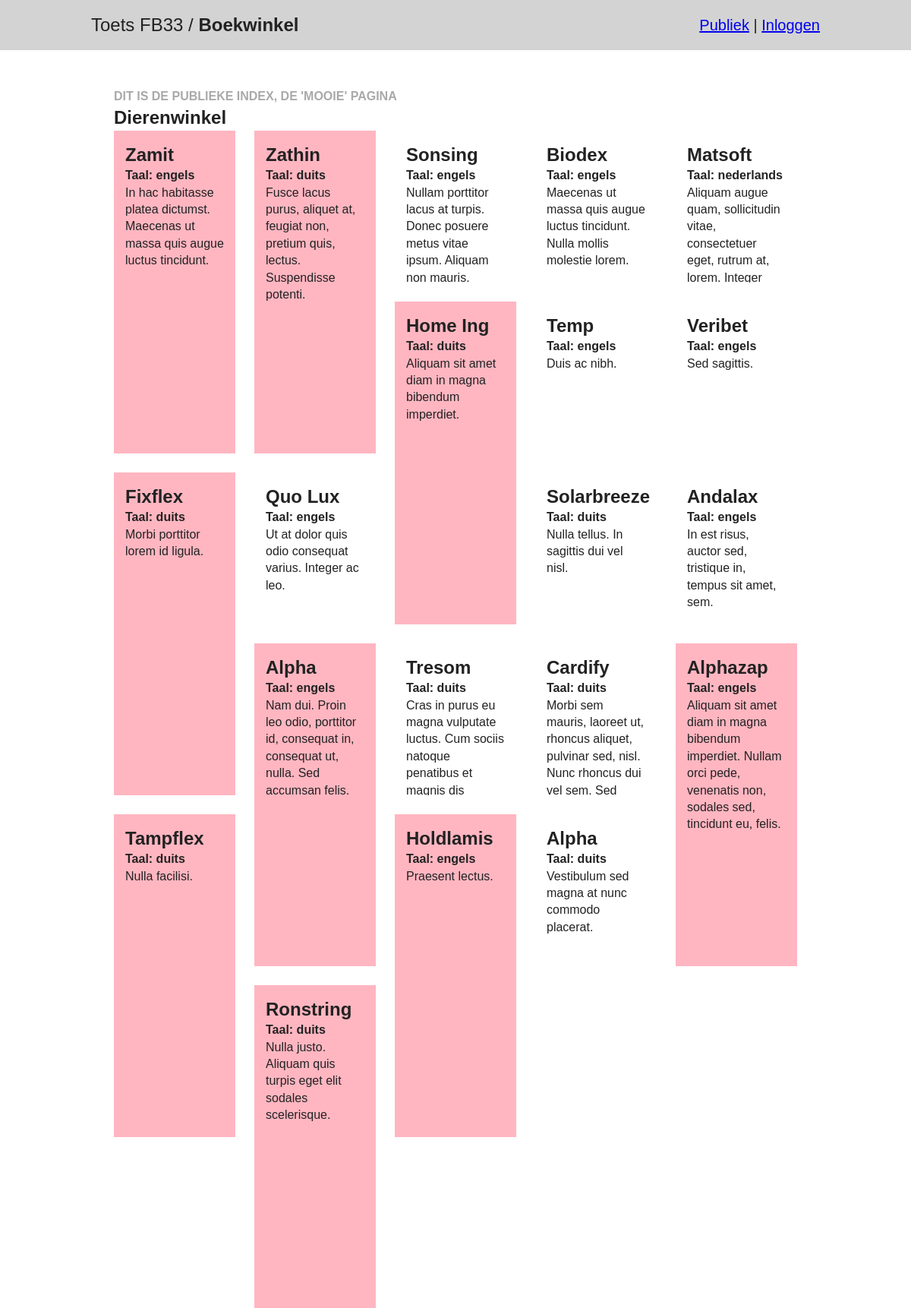
The page / on the database its author committed.
### tables this page shows
CREATE TABLE IF NOT EXISTS `boeken` (
  `id` int(11) NOT NULL AUTO_INCREMENT,
  `titel` varchar(255) NOT NULL,
  `beschrijving` text NOT NULL,
  `taal` varchar(255) NOT NULL,
  `schrijver` text DEFAULT NULL,
  `nieuw` int(1) DEFAULT 0,
  PRIMARY KEY (`id`)
);

### backend/config.php (called while the page is built, shortened)
<?php
$base_url = 'http://localhost/fb33a';

### index.php (the view, shortened to what this page needs)
<?php
require_once 'backend/config.php';
?>
<!doctype html>
<html lang="nl">
<?php
require_once 'head.php';
?>
<body>
    <?php require_once 'header.php'; ?>
    <div class="container-index">
        <p style="color: darkgrey;"><strong>DIT IS DE PUBLIEKE INDEX, DE 'MOOIE' PAGINA</strong></p>
        <?php
        require_once 'backend/conn.php';
        $query = "SELECT * FROM boeken";
        $statement = $conn->prepare($query);
        $statement->execute();
        $boeken = $statement->fetchAll(PDO::FETCH_ASSOC);
        ?>
        <h1>Dierenwinkel</h1>
        <div class="grid-container">
            <?php foreach ($boeken as $boek): ?>
                <div class="book-card <?php echo $boek['nieuw'] ? 'new-book' : ''; ?>">
                    <h1><?php echo $boek['titel']; ?></h1>
                    <p><strong>Taal: <?php echo $boek['taal']; ?></strong></p>
                    <p><?php echo $boek['beschrijving']; ?></p>
                </div>
            <?php endforeach; ?>
        </div>
    </div>
</body>
</html>

### head.php (shortened to what this page needs)
<head>
    <link rel="stylesheet" href="<?php echo $base_url; ?>/css/normalize.css">
    <link rel="stylesheet" href="<?php echo $base_url; ?>/css/main.css">
</head>

### header.php
<?php require_once 'backend/config.php'; ?>
<header>
    <div class="container">
        <h1><span>Toets FB33 / </span>Boekwinkel</h1>
        <nav>
            <a href="<?php echo $base_url; ?>/index.php">Publiek</a> |
            <?php if(isset($_SESSION['user_id'])): ?>
                <a href="<?php echo $base_url; ?>/admin/index.php">Admin</a> |
                <a href="<?php echo $base_url; ?>/logout.php">Uitloggen</a>
            <?php else:?>
                <a href="<?php echo $base_url; ?>/login.php">Inloggen</a>
            <?php endif;?>
        </nav>
    </div>
</header>

### css/main.css (style rules this page uses)
html { color: #222; font-size: 1em; line-height: 1.4; }
* { font-family: Arial, Helvetica, sans-serif; }
* { padding: 0; margin: 0; }
html { font-size: 16px; }
body { font-family: Arial, sans-serif; }
.container { max-width: 960px; margin: 0 auto; }
header { font-size: 1.25rem; padding-top: 1rem; padding-bottom: 1rem; background-color: lightgray; }
header .container { display: flex; justify-content: space-between; align-items: center; }
h1 { margin: 0px; font-size: 1.5rem; }
h1 span { font-weight: normal; }
.grid-container { display: grid; grid-auto-flow: dense; }

### index.php (style rules this page uses)
* { box-sizing: border-box; margin: 0; padding: 0; }
.container-index { width: 75%; max-width: 960px; margin: 0 auto; margin-top: 50px; }
.grid-container { display: grid; grid-template-columns: repeat(5, 1fr); grid-column-gap: 25px; grid-row-gap: 25px; grid-auto-rows: 200px; grid-auto-flow: dense; }
.book-card { display: flex; flex-direction: column; padding: 15px; overflow: hidden; }
.new-book { background-color: lightpink; grid-row: span 2; }

### rows shown on the page
boeken: titel "Zamit", taal "engels", beschrijving "In hac habitasse platea dictumst. Maecenas ut massa quis augue luctus tincidunt."
boeken: titel "Zathin", taal "duits", beschrijving "Fusce lacus purus, aliquet at, feugiat non, pretium quis, lectus. Suspendisse potenti."
boeken: titel "Sonsing", taal "engels", beschrijving "Nullam porttitor lacus at turpis. Donec posuere metus vitae ipsum. Aliquam non mauris."
boeken: titel "Biodex", taal "engels", beschrijving "Maecenas ut massa quis augue luctus tincidunt. Nulla mollis molestie lorem."
boeken: titel "Matsoft", taal "nederlands", beschrijving "Aliquam augue quam, sollicitudin vitae, consectetuer eget, rutrum at, lorem. Integer…"
boeken: titel "Home Ing", taal "duits", beschrijving "Aliquam sit amet diam in magna bibendum imperdiet."
boeken: titel "Temp", taal "engels", beschrijving "Duis ac nibh."
boeken: titel "Veribet", taal "engels", beschrijving "Sed sagittis."
boeken: titel "Fixflex", taal "duits", beschrijving "Morbi porttitor lorem id ligula."
boeken: titel "Quo Lux", taal "engels", beschrijving "Ut at dolor quis odio consequat varius. Integer ac leo."
boeken: titel "Solarbreeze", taal "duits", beschrijving "Nulla tellus. In sagittis dui vel nisl."
boeken: titel "Andalax", taal "engels", beschrijving "In est risus, auctor sed, tristique in, tempus sit amet, sem."
boeken: titel "Alpha", taal "engels", beschrijving "Nam dui. Proin leo odio, porttitor id, consequat in, consequat ut, nulla. Sed accumsan felis."
boeken: titel "Tresom", taal "duits", beschrijving "Cras in purus eu magna vulputate luctus. Cum sociis natoque penatibus et magnis dis…"
boeken: titel "Cardify", taal "duits", beschrijving "Morbi sem mauris, laoreet ut, rhoncus aliquet, pulvinar sed, nisl. Nunc rhoncus dui vel sem. Sed…"
boeken: titel "Alphazap", taal "engels", beschrijving "Aliquam sit amet diam in magna bibendum imperdiet. Nullam orci pede, venenatis non, sodales sed, tincidunt eu, felis."
boeken: titel "Tampflex", taal "duits", beschrijving "Nulla facilisi."
boeken: titel "Holdlamis", taal "engels", beschrijving "Praesent lectus."
boeken: titel "Alpha", taal "duits", beschrijving "Vestibulum sed magna at nunc commodo placerat."
boeken: titel "Ronstring", taal "duits", beschrijving "Nulla justo. Aliquam quis turpis eget elit sodales scelerisque."
